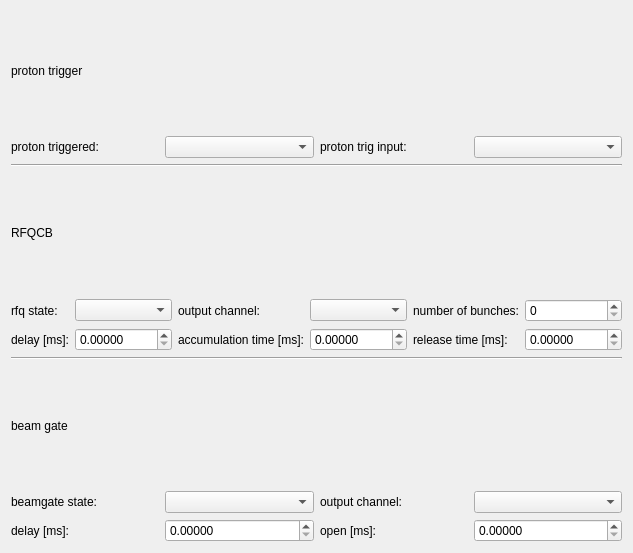
<?xml version="1.0" encoding="UTF-8"?>
<ui version="4.0">
 <class>PpgSimpleWidg</class>
 <widget class="QWidget" name="PpgSimpleWidg">
  <property name="geometry">
   <rect>
    <x>0</x>
    <y>0</y>
    <width>556</width>
    <height>553</height>
   </rect>
  </property>
  <property name="windowTitle">
   <string>Form</string>
  </property>
  <property name="locale">
   <locale language="English" country="UnitedStates"/>
  </property>
  <layout class="QVBoxLayout" name="verticalLayout">
   <item>
    <widget class="QLabel" name="label_2">
     <property name="text">
      <string>proton trigger</string>
     </property>
    </widget>
   </item>
   <item>
    <layout class="QHBoxLayout" name="horizontalLayout_5">
     <item>
      <widget class="QLabel" name="label">
       <property name="text">
        <string>proton triggered:</string>
       </property>
      </widget>
     </item>
     <item>
      <widget class="QComboBox" name="comboBox_proton_trig_yes_no"/>
     </item>
     <item>
      <widget class="QLabel" name="label_3">
       <property name="text">
        <string>proton trig input:</string>
       </property>
      </widget>
     </item>
     <item>
      <widget class="QComboBox" name="comboBox_proton_trig_input_ch"/>
     </item>
    </layout>
   </item>
   <item>
    <widget class="Line" name="line_2">
     <property name="orientation">
      <enum>Qt::Horizontal</enum>
     </property>
    </widget>
   </item>
   <item>
    <widget class="QLabel" name="label_6">
     <property name="text">
      <string>RFQCB</string>
     </property>
    </widget>
   </item>
   <item>
    <layout class="QGridLayout" name="gridLayout">
     <item row="1" column="10">
      <widget class="QDoubleSpinBox" name="doubleSpinBox_rfqcb_release_time_ms">
       <property name="keyboardTracking">
        <bool>false</bool>
       </property>
       <property name="decimals">
        <number>5</number>
       </property>
       <property name="maximum">
        <double>10000.000000000000000</double>
       </property>
      </widget>
     </item>
     <item row="1" column="1">
      <widget class="QLabel" name="label_14">
       <property name="text">
        <string>delay [ms]:</string>
       </property>
      </widget>
     </item>
     <item row="1" column="4">
      <widget class="QDoubleSpinBox" name="doubleSpinBox_rfqcb_acc_time_ms">
       <property name="keyboardTracking">
        <bool>false</bool>
       </property>
       <property name="decimals">
        <number>5</number>
       </property>
       <property name="maximum">
        <double>10000.000000000000000</double>
       </property>
      </widget>
     </item>
     <item row="1" column="5">
      <widget class="QLabel" name="label_5">
       <property name="text">
        <string>release time [ms]:</string>
       </property>
      </widget>
     </item>
     <item row="1" column="3">
      <widget class="QLabel" name="label_4">
       <property name="text">
        <string>accumulation time [ms]:</string>
       </property>
      </widget>
     </item>
     <item row="1" column="2">
      <widget class="QDoubleSpinBox" name="doubleSpinBox_rfqcb_delay_ms">
       <property name="keyboardTracking">
        <bool>false</bool>
       </property>
       <property name="decimals">
        <number>5</number>
       </property>
       <property name="maximum">
        <double>10000.000000000000000</double>
       </property>
      </widget>
     </item>
     <item row="0" column="10">
      <widget class="QSpinBox" name="spinBox_rfqcb_num_of_bunches">
       <property name="keyboardTracking">
        <bool>false</bool>
       </property>
       <property name="maximum">
        <number>10000000</number>
       </property>
      </widget>
     </item>
     <item row="0" column="5">
      <widget class="QLabel" name="label_13">
       <property name="text">
        <string>number of bunches:</string>
       </property>
      </widget>
     </item>
     <item row="0" column="4">
      <widget class="QComboBox" name="comboBox_rfqcb_out_ch"/>
     </item>
     <item row="0" column="3">
      <widget class="QLabel" name="label_7">
       <property name="text">
        <string>output channel:</string>
       </property>
      </widget>
     </item>
     <item row="0" column="2">
      <widget class="QComboBox" name="comboBox_rfq_state"/>
     </item>
     <item row="0" column="1">
      <widget class="QLabel" name="label_15">
       <property name="text">
        <string>rfq state:</string>
       </property>
      </widget>
     </item>
    </layout>
   </item>
   <item>
    <widget class="Line" name="line">
     <property name="orientation">
      <enum>Qt::Horizontal</enum>
     </property>
    </widget>
   </item>
   <item>
    <widget class="QLabel" name="label_8">
     <property name="text">
      <string>beam gate</string>
     </property>
    </widget>
   </item>
   <item>
    <layout class="QGridLayout" name="gridLayout_2">
     <item row="0" column="0">
      <widget class="QLabel" name="label_9">
       <property name="text">
        <string>beamgate state:</string>
       </property>
      </widget>
     </item>
     <item row="0" column="2">
      <widget class="QLabel" name="label_12">
       <property name="text">
        <string>output channel:</string>
       </property>
      </widget>
     </item>
     <item row="0" column="1">
      <widget class="QComboBox" name="comboBox_beam_gate_state"/>
     </item>
     <item row="0" column="3">
      <widget class="QComboBox" name="comboBox_beam_gate_out_ch"/>
     </item>
     <item row="1" column="0">
      <widget class="QLabel" name="label_10">
       <property name="text">
        <string>delay [ms]:</string>
       </property>
      </widget>
     </item>
     <item row="1" column="1">
      <widget class="QDoubleSpinBox" name="doubleSpinBox_beam_gate_delay_ms">
       <property name="keyboardTracking">
        <bool>false</bool>
       </property>
       <property name="decimals">
        <number>5</number>
       </property>
       <property name="maximum">
        <double>10000.000000000000000</double>
       </property>
      </widget>
     </item>
     <item row="1" column="2">
      <widget class="QLabel" name="label_11">
       <property name="text">
        <string>open [ms]:</string>
       </property>
      </widget>
     </item>
     <item row="1" column="3">
      <widget class="QDoubleSpinBox" name="doubleSpinBox_beam_gate_open_ms">
       <property name="keyboardTracking">
        <bool>false</bool>
       </property>
       <property name="decimals">
        <number>5</number>
       </property>
       <property name="maximum">
        <double>10000.000000000000000</double>
       </property>
      </widget>
     </item>
    </layout>
   </item>
  </layout>
 </widget>
 <resources/>
 <connections/>
</ui>
